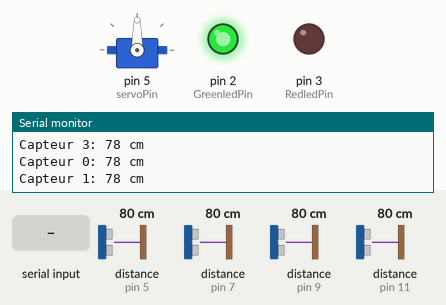
Recording of a sketch running on a simulated Arduino Uno, built with avr-gcc and run on an emulated ATmega328P. Shown: servo, output pins drawn as LEDs (lit = HIGH), the last lines printed to the serial monitor. Wiring (inferred from the names in the program): 4 × ultrasonic range finder: trigger pin 4, echo pin 5 / trigger pin 6, echo pin 7 / trigger pin 8, echo pin 9 / trigger pin 10, echo pin 11. Dashed ring = blinking. Inputs (shaded band) come from the test bench; at power-on: distance to the obstacle (sensors on pin 5, pin 7, pin 9, pin 11) 80 cm. The echo pulse lasts 58.3 µs per cm; pins used as bus, display or sensor lines are not drawn.

Above: at 1.2 s.
1.3 s: distance to the obstacle (sensor on pin 5) set to 23 cm
4.3 s: distance to the obstacle (sensor on pin 5) set to 18 cm
At 7.2 s:
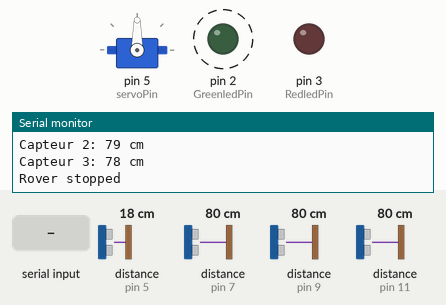
7.3 s: "30,150,10\n" received over Serial
At 10.2 s:
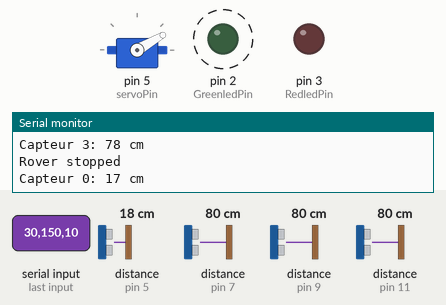
10.3 s: "5\n" received over Serial
At 13.2 s:
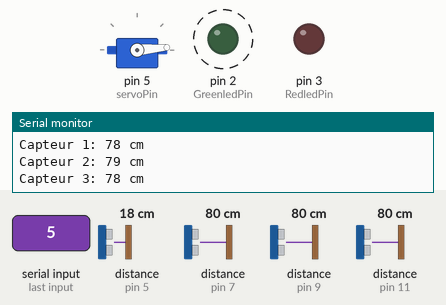
13.3 s: "1,90\n" received over Serial
At 14.8 s:
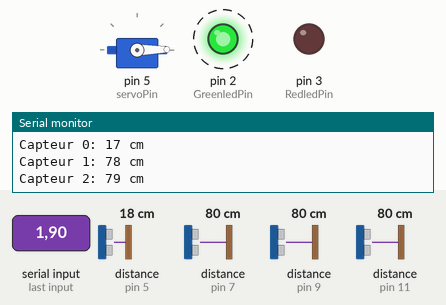
Timing chart, 0 to 20.3 s (numbered marks = the images above; inputs shaded):
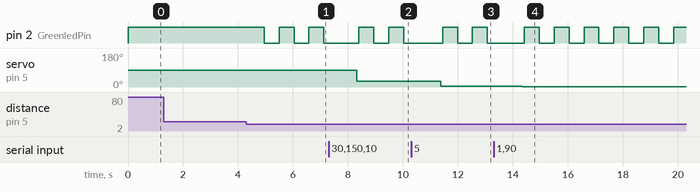

Measured:
- the behaviour switches between 21 and 20 cm on distance to the obstacle (sensor on pin 5) (found by bisection; images 0 and 1)
- after the input at 4.3 s, pin 2 (GreenledPin): alternates HIGH for 0.54 s and LOW for 0.54 s, starting after 0.66 s
- after the input at 7.3 s, servo on pin 5 (servoPin): 90° → 30° after 1.0 s
- after the input at 10.3 s, servo on pin 5 (servoPin): 30° → 5° after 1.1 s
- after the input at 13.3 s, servo on pin 5 (servoPin): 5° → 1° after 1.0 s

The sketch:

rover.ino
```cpp
#include <Servo.h>

// Définir les broches pour les capteurs SRF05
const int trigPin[4] = {4, 6, 8, 10};
const int echoPin[4] = {5, 7, 9, 11};
long distances[4] = {0, 0, 0, 0};

// Définir les broches pour la LED
const int GreenledPin = 2;  // Broche pour la LED verte
const int RedledPin = 3;

unsigned long lastSensorUpdate = 0;
unsigned long lastBlinkUpdate = 0;
const unsigned long sensorInterval = 200;  // Intervalle de lecture des capteurs (ms)
const unsigned long blinkInterval = 500;
bool obstacleDetected = false;


// Variables pour le servomoteur
const int servoPin = 5;
Servo myServo;
int currentAngle = 90;

enum State { MANUAL, AUTOMATIC, MANUAL_ERROR, AUTOMATIC_ERROR };
State currentState = MANUAL;

unsigned long sensorReadTime = 0;
unsigned long obstacleCheckTime = 0;
unsigned long serialCommandTime = 0;
unsigned long ledUpdateTime = 0;

void setup() {
  // Initialiser la communication série
  Serial.begin(9600);

  // Configurer les broches des capteurs
  for (int i = 0; i < 4; i++) {
    pinMode(trigPin[i], OUTPUT);
    pinMode(echoPin[i], INPUT);
  }
    // Configurer les broches des LEDs
  pinMode(GreenledPin, OUTPUT);
  pinMode(RedledPin, OUTPUT);

  // Attacher le servomoteur
  myServo.attach(servoPin);
  myServo.write(currentAngle);
}

void loop() {
  // Gérer la lecture des capteurs de manière non bloquante
  if (millis() - lastSensorUpdate >= sensorInterval) {
    unsigned long startTime = micros();
    readAllSensors();
    lastSensorUpdate = millis();
  }
    // Gérer les LEDs en fonction de l'état actuel
    unsigned long startTime = micros();
  updateLEDs();
  ledUpdateTime = micros() - startTime;

  // Détecter les obstacles
  startTime = micros();
  checkObstacles();
  obstacleCheckTime = micros() - startTime;

  // Gérer les commandes série
  startTime = micros();
  handleSerialCommands();
  serialCommandTime = micros() - startTime;
  // Détecter les obstacles
  checkObstacles();


  switch (currentState) {
    case MANUAL:
      // Mode manuel : rien à faire ici, les commandes sont gérées par handleSerialCommands()
      break;
    case AUTOMATIC:
      // Mode automatique : déplacer le rover (à implémenter)
      break;
    case MANUAL_ERROR:
    case AUTOMATIC_ERROR:
      // En cas d'erreur, arrêter le rover
      stopRover();
      break;
  }


  printDistances();
}

// Fonction pour lire tous les capteurs
void readAllSensors() {
  for (int i = 0; i < 4; i++) {
    distances[i] = getDistance(i);
  }
}

// Fonction pour mesurer la distance d'un capteur
long getDistance(int sensorIndex) {
  digitalWrite(trigPin[sensorIndex], LOW);
  delayMicroseconds(2);
  digitalWrite(trigPin[sensorIndex], HIGH);
  delayMicroseconds(10);
  digitalWrite(trigPin[sensorIndex], LOW);

  long duration = pulseIn(echoPin[sensorIndex], HIGH);
  return duration * 0.034 / 2;  // Convertir en cm
}

// Fonction pour détecter les obstacles
void checkObstacles() {
  obstacleDetected = false;
  for (int i = 0; i < 4; i++) {
    if (distances[i] < 20) {
      obstacleDetected = true;
      break;
    }
  }
    // Mettre à jour l'état en fonction de la détection d'obstacles
  if (obstacleDetected) {
    if (currentState == MANUAL) currentState = MANUAL_ERROR;
    if (currentState == AUTOMATIC) currentState = AUTOMATIC_ERROR;
  } else {
    if (currentState == MANUAL_ERROR) currentState = MANUAL;
    if (currentState == AUTOMATIC_ERROR) currentState = AUTOMATIC;
  }
}
void updateLEDs() {
  static bool ledState = false;
  unsigned long currentMillis = millis();

  switch (currentState) {
    case MANUAL:
      digitalWrite(GreenledPin, HIGH);
      digitalWrite(RedledPin, LOW);
      break;
    case AUTOMATIC:
      digitalWrite(GreenledPin, LOW);
      digitalWrite(RedledPin, HIGH);
      break;
    case MANUAL_ERROR:
    case AUTOMATIC_ERROR:
      if (currentMillis - lastBlinkUpdate >= blinkInterval) {
        ledState = !ledState;
        digitalWrite(currentState == MANUAL_ERROR ? GreenledPin : RedledPin, ledState);
        lastBlinkUpdate = currentMillis;
      }
      break;
  }
}

// Fonction pour afficher les distances mesurées
void printDistances() {
  for (int i = 0; i < 4; i++) {
    Serial.print("Capteur ");
    Serial.print(i);
    Serial.print(": ");
    Serial.print(distances[i]);
    Serial.println(" cm");
  }
}
void stopRover() {
  Serial.println("Rover stopped");
  // Implémenter l'arrêt du rover ici
}

void handleSerialCommands() {
  if (Serial.available()) {
    String input = Serial.readString();
    input.trim();  // Supprimer les espaces inutiles

    if  (input.toInt() >= 0 && input.toInt() <= 180) {
      setServoAngle(input.toInt());
    }

    // AJOUTER ICI activer la fonction TOGGLEMODE
  }
}


void toggleMode() {
  if (currentState == MANUAL || currentState == MANUAL_ERROR) {
    currentState = AUTOMATIC;
  } else {
    currentState = MANUAL;
  }
  Serial.println(currentState == MANUAL ? "Mode: MANUAL" : "Mode: AUTOMATIC");
}

void setServoAngle(int angle) {
  currentAngle = angle;
  myServo.write(currentAngle);
  Serial.print("Servo déplacé à l'angle : ");
  Serial.println(currentAngle);
}
```
